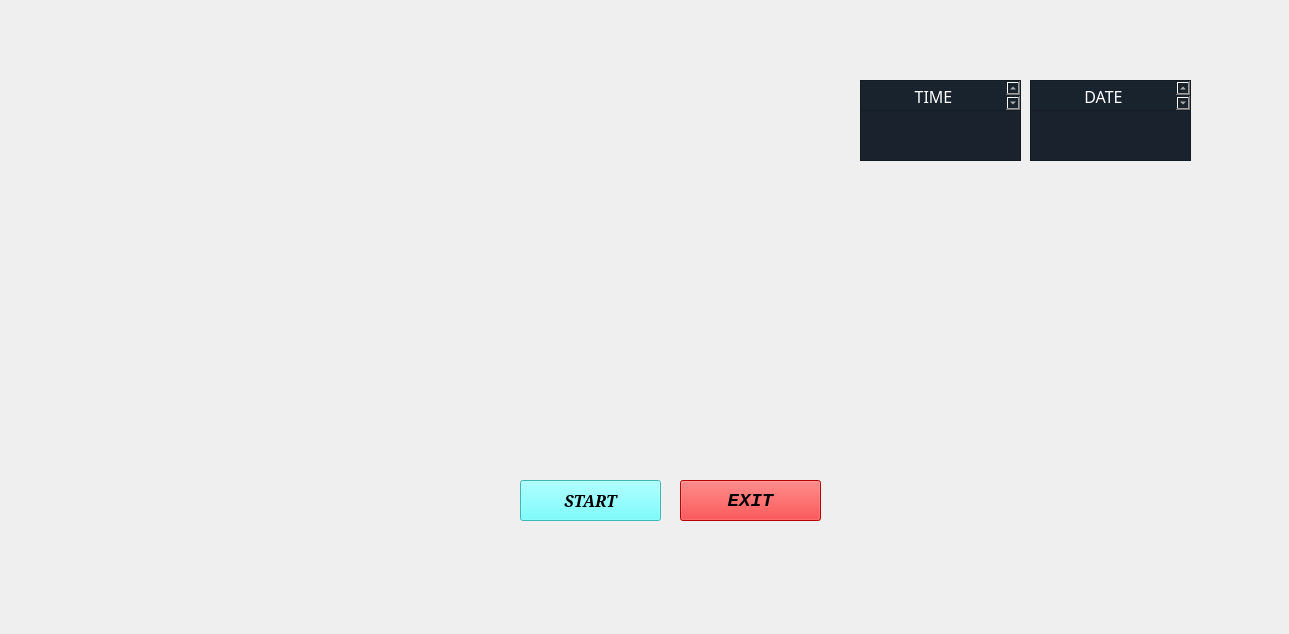
<?xml version="1.0" encoding="UTF-8"?>
<ui version="4.0">
 <class>MainWindow</class>
 <widget class="QMainWindow" name="MainWindow">
  <property name="geometry">
   <rect>
    <x>0</x>
    <y>0</y>
    <width>1289</width>
    <height>634</height>
   </rect>
  </property>
  <property name="windowTitle">
   <string>MainWindow</string>
  </property>
  <widget class="QWidget" name="centralwidget">
   <widget class="QLabel" name="label">
    <property name="geometry">
     <rect>
      <x>0</x>
      <y>-60</y>
      <width>1411</width>
      <height>751</height>
     </rect>
    </property>
    <property name="text">
     <string/>
    </property>
    <property name="pixmap">
     <pixmap>../JARVIS GUI/New folder/virtual-reality-display-interface-hud-vector.jpg</pixmap>
    </property>
    <property name="scaledContents">
     <bool>true</bool>
    </property>
   </widget>
   <widget class="QLabel" name="label_2">
    <property name="geometry">
     <rect>
      <x>890</x>
      <y>330</y>
      <width>351</width>
      <height>211</height>
     </rect>
    </property>
    <property name="styleSheet">
     <string notr="true"/>
    </property>
    <property name="text">
     <string/>
    </property>
    <property name="pixmap">
     <pixmap>../../Downloads/WhatsApp Image 2021-01-06 at 12.51.13 PM.jpeg</pixmap>
    </property>
    <property name="scaledContents">
     <bool>true</bool>
    </property>
   </widget>
   <widget class="QPushButton" name="pushButton">
    <property name="geometry">
     <rect>
      <x>520</x>
      <y>480</y>
      <width>141</width>
      <height>41</height>
     </rect>
    </property>
    <property name="font">
     <font>
      <family>Constantia</family>
      <pointsize>12</pointsize>
      <weight>75</weight>
      <italic>true</italic>
      <bold>true</bold>
     </font>
    </property>
    <property name="styleSheet">
     <string notr="true">background-color: rgb(85, 255, 255);
color: rgb(0, 0, 0);</string>
    </property>
    <property name="text">
     <string>START</string>
    </property>
   </widget>
   <widget class="QPushButton" name="pushButton_2">
    <property name="geometry">
     <rect>
      <x>680</x>
      <y>480</y>
      <width>141</width>
      <height>41</height>
     </rect>
    </property>
    <property name="font">
     <font>
      <family>Consolas</family>
      <pointsize>14</pointsize>
      <weight>75</weight>
      <italic>true</italic>
      <bold>true</bold>
     </font>
    </property>
    <property name="styleSheet">
     <string notr="true">background-color: rgb(255, 0, 0);</string>
    </property>
    <property name="text">
     <string>EXIT</string>
    </property>
   </widget>
   <widget class="QTextBrowser" name="textBrowser_2">
    <property name="geometry">
     <rect>
      <x>860</x>
      <y>110</y>
      <width>161</width>
      <height>51</height>
     </rect>
    </property>
    <property name="font">
     <font>
      <family>Impact</family>
      <pointsize>16</pointsize>
     </font>
    </property>
    <property name="styleSheet">
     <string notr="true">background-color: rgb(26, 35, 45);
color: rgb(0, 170, 255);</string>
    </property>
    <property name="html">
     <string>&lt;!DOCTYPE HTML PUBLIC &quot;-//W3C//DTD HTML 4.0//EN&quot; &quot;http://www.w3.org/TR/REC-html40/strict.dtd&quot;&gt;
&lt;html&gt;&lt;head&gt;&lt;meta name=&quot;qrichtext&quot; content=&quot;1&quot; /&gt;&lt;style type=&quot;text/css&quot;&gt;
p, li { white-space: pre-wrap; }
&lt;/style&gt;&lt;/head&gt;&lt;body style=&quot; font-family:'Impact'; font-size:16pt; font-weight:400; font-style:normal;&quot;&gt;
&lt;p align=&quot;center&quot; style=&quot;-qt-paragraph-type:empty; margin-top:0px; margin-bottom:0px; margin-left:0px; margin-right:0px; -qt-block-indent:0; text-indent:0px; font-size:14pt;&quot;&gt;&lt;br /&gt;&lt;/p&gt;&lt;/body&gt;&lt;/html&gt;</string>
    </property>
   </widget>
   <widget class="QTextBrowser" name="textBrowser_3">
    <property name="geometry">
     <rect>
      <x>860</x>
      <y>80</y>
      <width>161</width>
      <height>31</height>
     </rect>
    </property>
    <property name="font">
     <font>
      <family>Impact</family>
      <pointsize>12</pointsize>
     </font>
    </property>
    <property name="styleSheet">
     <string notr="true">background-color: rgb(25, 35, 45);
color: rgb(255, 255, 255);</string>
    </property>
    <property name="html">
     <string>&lt;!DOCTYPE HTML PUBLIC &quot;-//W3C//DTD HTML 4.0//EN&quot; &quot;http://www.w3.org/TR/REC-html40/strict.dtd&quot;&gt;
&lt;html&gt;&lt;head&gt;&lt;meta name=&quot;qrichtext&quot; content=&quot;1&quot; /&gt;&lt;style type=&quot;text/css&quot;&gt;
p, li { white-space: pre-wrap; }
&lt;/style&gt;&lt;/head&gt;&lt;body style=&quot; font-family:'Impact'; font-size:12pt; font-weight:400; font-style:normal;&quot;&gt;
&lt;p align=&quot;center&quot; style=&quot; margin-top:0px; margin-bottom:0px; margin-left:0px; margin-right:0px; -qt-block-indent:0; text-indent:0px;&quot;&gt;TIME&lt;/p&gt;&lt;/body&gt;&lt;/html&gt;</string>
    </property>
   </widget>
   <widget class="QTextBrowser" name="textBrowser_4">
    <property name="geometry">
     <rect>
      <x>1030</x>
      <y>80</y>
      <width>161</width>
      <height>31</height>
     </rect>
    </property>
    <property name="font">
     <font>
      <family>Impact</family>
      <pointsize>12</pointsize>
     </font>
    </property>
    <property name="styleSheet">
     <string notr="true">background-color: rgb(25, 35, 45);
color: rgb(255, 255, 255);</string>
    </property>
    <property name="html">
     <string>&lt;!DOCTYPE HTML PUBLIC &quot;-//W3C//DTD HTML 4.0//EN&quot; &quot;http://www.w3.org/TR/REC-html40/strict.dtd&quot;&gt;
&lt;html&gt;&lt;head&gt;&lt;meta name=&quot;qrichtext&quot; content=&quot;1&quot; /&gt;&lt;style type=&quot;text/css&quot;&gt;
p, li { white-space: pre-wrap; }
&lt;/style&gt;&lt;/head&gt;&lt;body style=&quot; font-family:'Impact'; font-size:12pt; font-weight:400; font-style:normal;&quot;&gt;
&lt;p align=&quot;center&quot; style=&quot; margin-top:0px; margin-bottom:0px; margin-left:0px; margin-right:0px; -qt-block-indent:0; text-indent:0px;&quot;&gt;DATE&lt;/p&gt;&lt;/body&gt;&lt;/html&gt;</string>
    </property>
   </widget>
   <widget class="QTextBrowser" name="textBrowser_5">
    <property name="geometry">
     <rect>
      <x>1030</x>
      <y>110</y>
      <width>161</width>
      <height>51</height>
     </rect>
    </property>
    <property name="font">
     <font>
      <family>Impact</family>
      <pointsize>16</pointsize>
     </font>
    </property>
    <property name="styleSheet">
     <string notr="true">background-color: rgb(26, 35, 45);
color: rgb(0, 170, 255);</string>
    </property>
    <property name="html">
     <string>&lt;!DOCTYPE HTML PUBLIC &quot;-//W3C//DTD HTML 4.0//EN&quot; &quot;http://www.w3.org/TR/REC-html40/strict.dtd&quot;&gt;
&lt;html&gt;&lt;head&gt;&lt;meta name=&quot;qrichtext&quot; content=&quot;1&quot; /&gt;&lt;style type=&quot;text/css&quot;&gt;
p, li { white-space: pre-wrap; }
&lt;/style&gt;&lt;/head&gt;&lt;body style=&quot; font-family:'Impact'; font-size:16pt; font-weight:400; font-style:normal;&quot;&gt;
&lt;p align=&quot;center&quot; style=&quot;-qt-paragraph-type:empty; margin-top:0px; margin-bottom:0px; margin-left:0px; margin-right:0px; -qt-block-indent:0; text-indent:0px; font-size:14pt;&quot;&gt;&lt;br /&gt;&lt;/p&gt;&lt;/body&gt;&lt;/html&gt;</string>
    </property>
   </widget>
   <widget class="QLabel" name="label_3">
    <property name="geometry">
     <rect>
      <x>500</x>
      <y>150</y>
      <width>331</width>
      <height>281</height>
     </rect>
    </property>
    <property name="text">
     <string/>
    </property>
    <property name="pixmap">
     <pixmap>../JARVIS GUI/New folder/jarvis.gif</pixmap>
    </property>
    <property name="scaledContents">
     <bool>true</bool>
    </property>
   </widget>
  </widget>
 </widget>
 <resources/>
 <connections/>
</ui>
